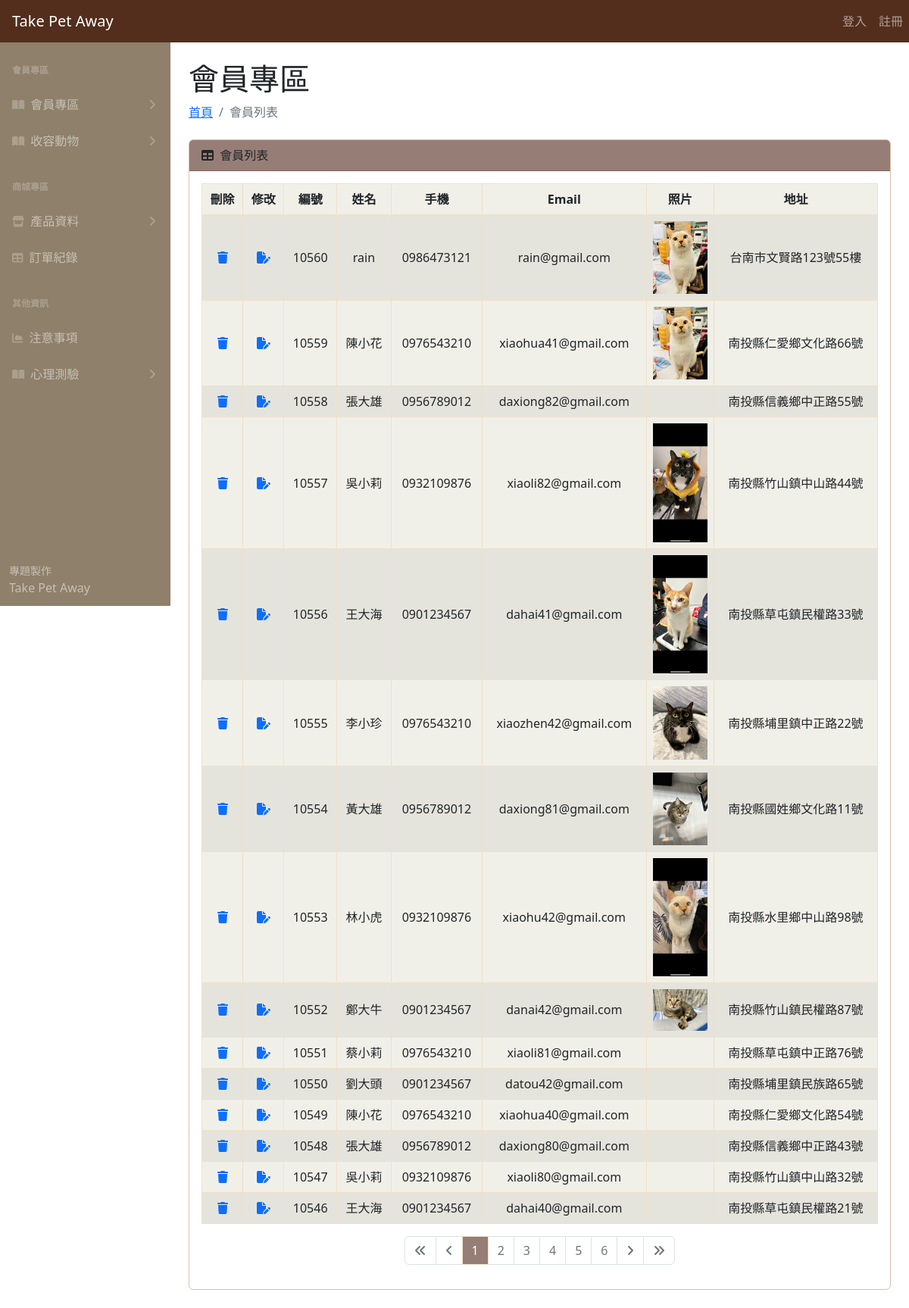
The app's page /user-login.php, older data.
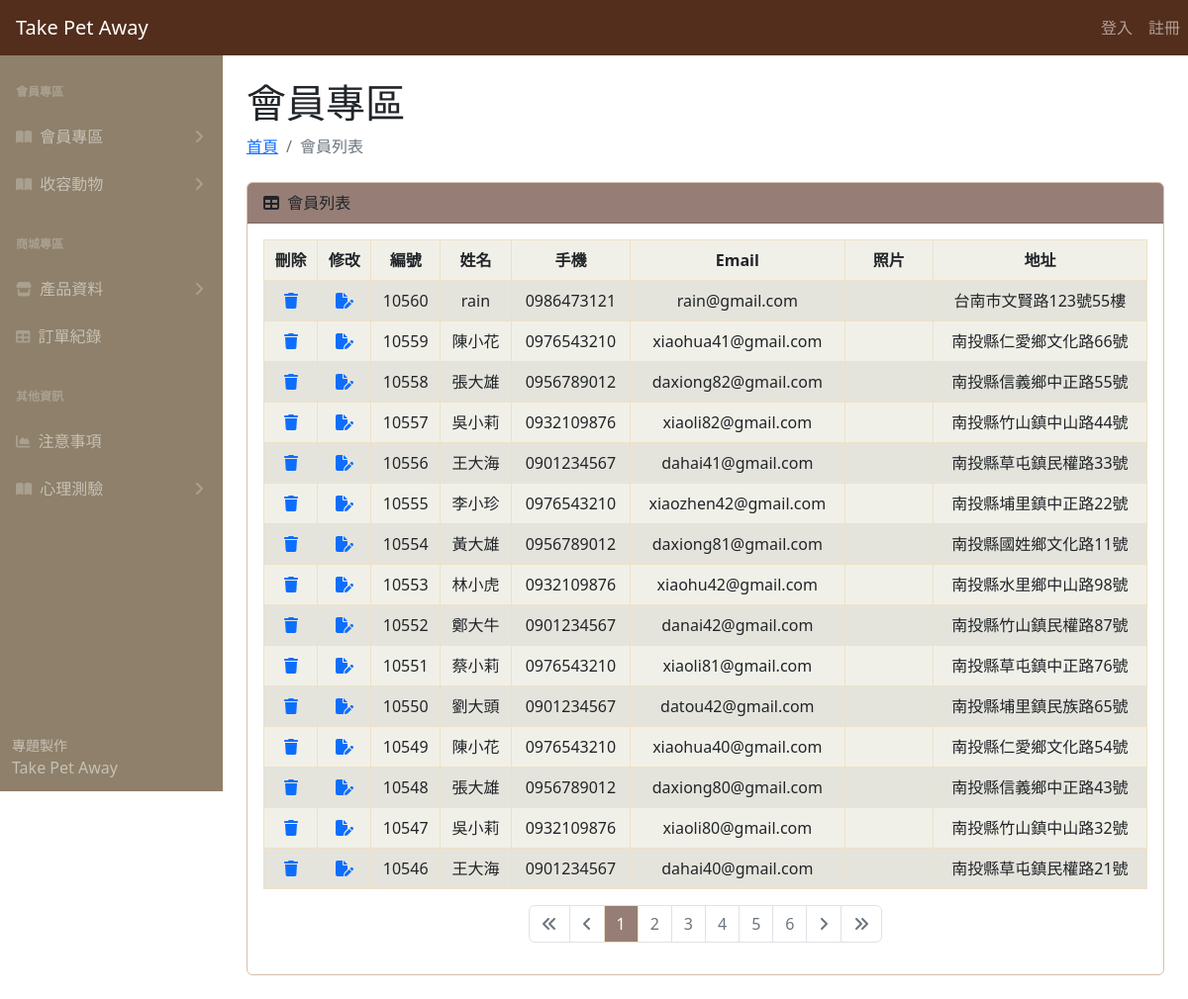
The same page, newer data.
### tables this page shows
CREATE TABLE `user` (
  `user_id` int(11) NOT NULL,
  `name` varchar(15) NOT NULL,
  `account` varchar(10) NOT NULL,
  `password` varchar(12) NOT NULL,
  `email` varchar(30) NOT NULL,
  `pic` varchar(100) DEFAULT NULL,
  `address_detail` varchar(80) NOT NULL,
  `status` varchar(6) NOT NULL
);

### user-login.php (the view, shortened to what this page needs)
<?php
require __DIR__ . '/parts/pdo-connect.php';
$page = isset($_GET['page']) ? intval($_GET['page']) : 1;
$perPage = 15;
$t_sql = "SELECT COUNT(1) FROM user";
$t_stmt = $pdo->query($t_sql);
$totalRows = $t_stmt->fetch(PDO::FETCH_NUM)[0];
$totalPages = ceil($totalRows / $perPage);
$rows = [];
if ($totalRows > 0) {
  $sql = sprintf("SELECT * FROM user ORDER BY user_id DESC LIMIT %s, %s", ($page - 1) * $perPage, $perPage);
  $rows = $pdo->query($sql)->fetchAll();
}
?>
<?php include __DIR__ . '/parts/1_head.php' ?>
<?php include __DIR__ . '/parts/2_nav.php' ?>
<?php include __DIR__ . '/parts/3_side_nav.php' ?>
<section>
  <div class="container-fluid px-4">
    <h1 class="mt-4">會員專區</h1>
    <ol class="breadcrumb mb-4">
      <li class="breadcrumb-item"><a href="index_.html">首頁</a></li>
      <li class="breadcrumb-item active">會員列表</li>
    </ol>
    <div class="card mb-4">
      <div class="card-header">
        <i class="fas fa-table me-1"></i>
        會員列表
      </div>
      <div class="row">
        <div class="card-body col">
          <table class="table table-bordered table-striped">
            <thead>
              <tr>
                <th class="align-middle">刪除</i></th>
                <th class="align-middle">修改</i></th>
                <th class="align-middle">編號</th>
                <th class="align-middle">姓名</th>
                <th class="align-middle">手機</th>
                <th class="align-middle">Email</th>
                <th style="width: 10%;" scope="col">照片</th>
                <th class="align-middle">地址</th>
              </tr>
            </thead>
            <tbody>
              <?php foreach ($rows as $r) : ?>
                <tr class="align-middle">
                  <td class="align-middle">
                    <a href="javascript: deleteOne(<?= $r['user_id'] ?>)">
                      <i class="fa-solid fa-trash"></i>
                    </a>
                  </td>
                  <td class="align-middle">
                    <a href="user-edit.php?user_id=<?= $r['user_id'] ?>">
                      <i class="fa-solid fa-file-pen"></i>
                    </a>
                  </td>
                  <td class="align-middle"><?= $r['user_id'] ?></td>
                  <td class="align-middle"><?= $r['name'] ?></td>
                  <td class="align-middle"><?= $r['account'] ?></td>
                  <td class="align-middle"><?= $r['email'] ?></td>
                  <td class="align-middle"><img style="width: 100%;" src="uploads/<?= $r['pic'] ?>" alt=""> </td>
                  <td class="align-middle"><?= htmlentities($r['address_detail']) ?></td>
                </tr>
              <?php endforeach ?>
            </tbody>
          </table>
          <div class="row">
            <div class="col">
              <nav aria-label="Page navigation example">
                <ul class="pagination" style="justify-content: center;">
                  <li class="page-item <?= $page == 1 ? 'disabled' : '' ?>">
                    <a class="page-link" href="?page=1">
                      <i class="fa-solid fa-angles-left"></i>
                    </a>
                  </li>
                  <li class="page-item <?= $page == 1 ? 'disabled' : '' ?>">
                    <a class="page-link" href="?page=<?= $page - 1 ?>">
                      <i class="fa-solid fa-angle-left"></i>
                    </a>
                  </li>
                  <?php for ($i = $page - 5; $i <= $page + 5; $i++) : ?>
                    <?php if ($i >= 1 and $i <= $totalPages) : ?>
                      <li class="page-item <?= $i != $page ?: 'active' ?>">
                        <a class="page-link" href="?page=<?= $i ?>"><?= $i ?></a>
                      </li>
                    <?php endif ?>
                  <?php endfor ?>
                  <li class="page-item <?= $page == $totalPages ? 'disabled' : '' ?>">
                    <a class="page-link" href="?page=<?= $page + 1 ?>">
                      <i class="fa-solid fa-angle-right"></i>
                    </a>
                  </li>
                  <li class="page-item <?= $page == $totalPages ? 'disabled' : '' ?>">
                    <a class="page-link" href="?page=<?= $totalPages ?>">
                      <i class="fa-solid fa-angles-right"></i>
                    </a>
                  </li>
                </ul>
              </nav>
            </div>
          </div>
        </div>
      </div>
    </div>
  </div>
</section>
<?php include __DIR__ . '/parts/6_foot.php' ?>

Row changes from the older to the newer data that the page shows:
changed user "rain": pic: picture removed
changed user "xiaohua41@gmail.com": pic: picture removed
changed user "xiaoli82@gmail.com": pic: picture removed
changed user "dahai41@gmail.com": pic: picture removed
changed user "李小珍": pic: picture removed
changed user "黃大雄": pic: picture removed
changed user "林小虎": pic: picture removed
changed user "鄭大牛": pic: picture removed
